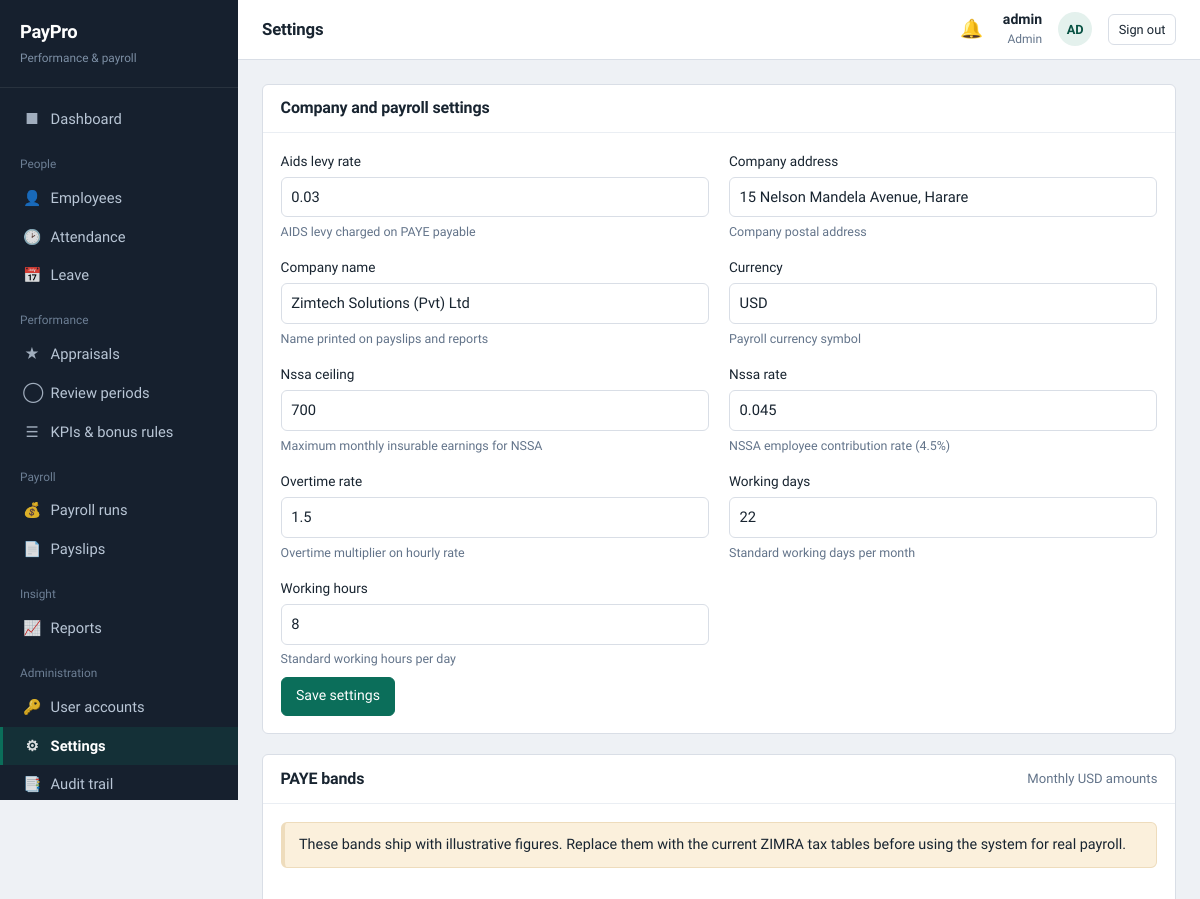
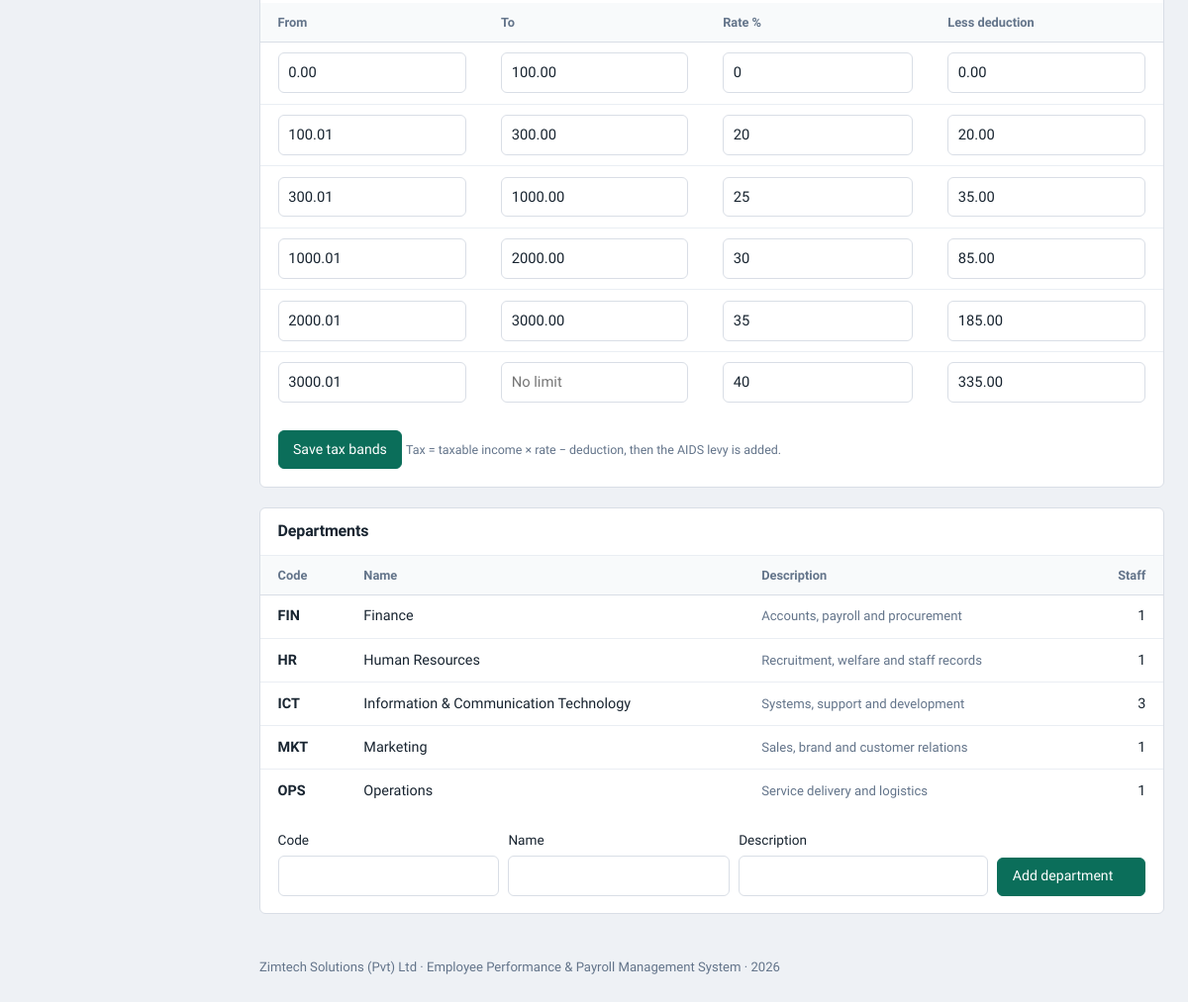
The page /modules/admin/settings.php (signed in) on the database its author committed (2 pictures, top to bottom).
### tables this page shows
CREATE TABLE settings (
  setting_key   VARCHAR(50) PRIMARY KEY,
  setting_value VARCHAR(150) NOT NULL,
  description   VARCHAR(200)
);

CREATE TABLE tax_bands (
  band_id     INT AUTO_INCREMENT PRIMARY KEY,
  min_amount  DECIMAL(12,2) NOT NULL,
  max_amount  DECIMAL(12,2) NULL,         
  rate        DECIMAL(5,4) NOT NULL,      
  deduction   DECIMAL(12,2) NOT NULL DEFAULT 0,
  currency    VARCHAR(5) DEFAULT 'USD'
);

CREATE TABLE departments (
  department_id INT AUTO_INCREMENT PRIMARY KEY,
  dept_code     VARCHAR(10) NOT NULL UNIQUE,
  dept_name     VARCHAR(80) NOT NULL,
  description   VARCHAR(200)
);

### includes/functions.php (called while the page is built, shortened)
<?php
function e($value): string {
    return htmlspecialchars((string)$value, ENT_QUOTES, 'UTF-8');
}
function setting(string $key, $default = null) {
    global $pdo;
    static $cache = null;
    if ($cache === null) {
        $cache = [];
        foreach ($pdo->query('SELECT setting_key, setting_value FROM settings') as $row) {
            $cache[$row['setting_key']] = $row['setting_value'];
        }
    }
    return $cache[$key] ?? $default;
}

### modules/admin/settings.php (the view, shortened to what this page needs)
<?php
require_once dirname(__DIR__, 2) . '/config/config.php';
$settings    = $pdo->query('SELECT * FROM settings ORDER BY setting_key')->fetchAll();
$bands       = $pdo->query('SELECT * FROM tax_bands ORDER BY min_amount')->fetchAll();
$departments = $pdo->query(
    "SELECT d.*, COUNT(e.employee_id) AS staff FROM departments d
     LEFT JOIN employees e ON e.department_id = d.department_id AND e.status = 'Active'
     GROUP BY d.department_id ORDER BY d.dept_name"
)->fetchAll();
include APP_ROOT . '/includes/header.php';
?>
<section class="panel">
  <div class="panel-head"><h2>Company and payroll settings</h2></div>
  <form method="post" class="panel-body">
    <div class="form-grid">
      <?php foreach ($settings as $s): ?>
        <div class="field">
          <label for="s_<?= e($s['setting_key']) ?>"><?= e(ucfirst(str_replace('_', ' ', $s['setting_key']))) ?></label>
          <input type="text" id="s_<?= e($s['setting_key']) ?>" name="s[<?= e($s['setting_key']) ?>]" value="<?= e($s['setting_value']) ?>">
          <span class="hint"><?= e($s['description']) ?></span>
        </div>
      <?php endforeach; ?>
    </div>
    <div class="form-actions"><button class="btn">Save settings</button></div>
  </form>
</section>
<section class="panel">
  <div class="panel-head"><h2>PAYE bands</h2>
    <span class="small muted">Monthly <?= e(setting('currency','USD')) ?> amounts</span>
  </div>
  <div class="panel-body">
    <div class="alert warning" style="margin:0 0 1rem">
      These bands ship with illustrative figures. Replace them with the current ZIMRA tax tables
      before using the system for real payroll.
    </div>
  </div>
  <form method="post">
    <div class="table-wrap">
      <table class="data">
        <thead><tr><th>From</th><th>To</th><th>Rate %</th><th>Less deduction</th></tr></thead>
        <tbody>
        <?php foreach ($bands as $b): ?>
          <tr>
            <td><input type="number" step="0.01" name="b[<?= $b['band_id'] ?>][min_amount]" value="<?= e($b['min_amount']) ?>"></td>
            <td><input type="number" step="0.01" name="b[<?= $b['band_id'] ?>][max_amount]" value="<?= $b['max_amount'] === null ? '' : e($b['max_amount']) ?>" placeholder="No limit"></td>
            <td><input type="number" step="0.01" name="b[<?= $b['band_id'] ?>][rate]" value="<?= e($b['rate'] * 100) ?>"></td>
            <td><input type="number" step="0.01" name="b[<?= $b['band_id'] ?>][deduction]" value="<?= e($b['deduction']) ?>"></td>
          </tr>
        <?php endforeach; ?>
        </tbody>
      </table>
    </div>
    <div class="panel-body"><button class="btn">Save tax bands</button>
      <span class="hint">Tax = taxable income &times; rate &minus; deduction, then the AIDS levy is added.</span>
    </div>
  </form>
</section>
<section class="panel">
  <div class="panel-head"><h2>Departments</h2></div>
  <div class="table-wrap">
    <table class="data">
      <thead><tr><th>Code</th><th>Name</th><th>Description</th><th class="num">Staff</th></tr></thead>
      <tbody>
      <?php foreach ($departments as $d): ?>
        <tr>
          <td class="strong"><?= e($d['dept_code']) ?></td>
          <td><?= e($d['dept_name']) ?></td>
          <td class="small muted"><?= e($d['description']) ?></td>
          <td class="num"><?= (int)$d['staff'] ?></td>
        </tr>
      <?php endforeach; ?>
      </tbody>
    </table>
  </div>
  <form method="post" class="panel-body">
    <div class="filters">
      <div class="field"><label for="dept_code">Code</label><input type="text" id="dept_code" name="dept_code" maxlength="10" required></div>
      <div class="field"><label for="dept_name">Name</label><input type="text" id="dept_name" name="dept_name" required></div>
      <div class="field" style="flex:1"><label for="description">Description</label><input type="text" id="description" name="description"></div>
      <div class="field"><label>&nbsp;</label><button class="btn">Add department</button></div>
    </div>
  </form>
</section>
<?php include APP_ROOT . '/includes/footer.php'; ?>

### assets/css/style.css (style rules this page uses)
:root { --ink: #16202e; --ink-soft: #1f2d3f; --paper: #eef1f5; --surface: #ffffff; --line: #d9dee6; --line-soft: #eaeef3; --text: #182430; --muted: #63748a; --brand: #0b6e5a; --brand-dark: #085243; --brand-tint: #e4f1ed; --gold: #a86b12; --gold-tint: #fbf0dc; --red: #a92a20; --red-tint: #fbe7e5; --blue: #23557f; --blue-tint: #e3edf6; --radius: 6px; --sidebar-w: 238px; }
* { box-sizing: border-box; }
html { -webkit-text-size-adjust: 100%; }
body { margin: 0; font-family: 'Public Sans', -apple-system, 'Segoe UI', Roboto, Helvetica, Arial, sans-serif; font-size: 15px; line-height: 1.55; color: var(--text); background: var(--paper); }
h1, h2, h3, h4 { margin: 0 0 .5rem; line-height: 1.25; font-weight: 600; letter-spacing: -0.01em; }
h2 { font-size: 1.15rem; }
.panel { background: var(--surface); border: 1px solid var(--line); border-radius: var(--radius); margin-bottom: 1.25rem; }
.panel-head { display: flex; align-items: center; gap: .75rem; padding: .85rem 1.1rem; border-bottom: 1px solid var(--line-soft); }
.panel-head h2 { margin: 0; font-size: 1rem; }
.panel-body { padding: 1.1rem; }
.table-wrap { overflow-x: auto; }
table.data { width: 100%; border-collapse: collapse; font-size: .9rem; }
table.data th { text-align: left; font-weight: 600; color: var(--muted); font-size: .8rem; padding: .6rem 1.1rem; border-bottom: 1px solid var(--line); white-space: nowrap; background: #f8fafb; }
table.data td { padding: .65rem 1.1rem; border-bottom: 1px solid var(--line-soft); vertical-align: middle; }
table.data tr:last-child td { border-bottom: 0; }
table.data .num { text-align: right; font-variant-numeric: tabular-nums; white-space: nowrap; }
table.data .strong { font-weight: 600; }
.form-grid { display: grid; grid-template-columns: repeat(2, minmax(0,1fr)); gap: 1rem 1.25rem; }
.field { display: flex; flex-direction: column; gap: .3rem; }
label { font-size: .85rem; font-weight: 500; }
.hint { font-size: .78rem; color: var(--muted); }
input[type=text], input[type=email], input[type=password], input[type=date], input[type=time], input[type=number], input[type=search], select, textarea { font: inherit; font-size: .92rem; padding: .5rem .6rem; border: 1px solid var(--line); border-radius: var(--radius); background: var(--surface); color: var(--text); width: 100%; }
.form-actions { display: flex; gap: .6rem; align-items: center; padding-top: .5rem; }
.filters { display: flex; flex-wrap: wrap; gap: .6rem; align-items: flex-end; }
.filters .field { min-width: 150px; }
.btn { display: inline-flex; align-items: center; gap: .4rem; font: inherit; font-size: .88rem; font-weight: 500; padding: .48rem .9rem; border-radius: var(--radius); border: 1px solid var(--brand); background: var(--brand); color: #fff; cursor: pointer; text-decoration: none; white-space: nowrap; }
.alert { border: 1px solid var(--line); border-left: 4px solid var(--muted); background: var(--surface); border-radius: var(--radius); padding: .7rem .9rem; margin-bottom: 1rem; font-size: .9rem; }
.alert.warning { border-left-color: var(--gold); background: var(--gold-tint); border-color: #eedcbc; }
.muted { color: var(--muted); }
.small { font-size: .82rem; }

### rows shown on the page
settings: setting_key "Aids levy rate", setting_value "0.03", description "AIDS levy charged on PAYE payable"
settings: setting_key "Company address", setting_value "15 Nelson Mandela Avenue, Harare", description "Company postal address"
settings: setting_key "Company name", setting_value "Zimtech Solutions (Pvt) Ltd", description "Name printed on payslips and reports"
settings: setting_key "Currency", setting_value "USD", description "Payroll currency symbol"
settings: setting_key "Nssa ceiling", setting_value "700", description "Maximum monthly insurable earnings for NSSA"
settings: setting_key "Nssa rate", setting_value "0.045", description "NSSA employee contribution rate (4.5%)"
settings: setting_key "Overtime rate", setting_value "1.5", description "Overtime multiplier on hourly rate"
settings: setting_key "Working days", setting_value "22", description "Standard working days per month"
settings: setting_key "Working hours", setting_value "8", description "Standard working hours per day"
tax_bands: min_amount "0.00", max_amount "100.00", rate "0", deduction "0.00"
tax_bands: min_amount "100.01", max_amount "300.00", rate "20", deduction "20.00"
tax_bands: min_amount "300.01", max_amount "1000.00", rate "25", deduction "35.00"
tax_bands: min_amount "1000.01", max_amount "2000.00", rate "30", deduction "85.00"
tax_bands: min_amount "2000.01", max_amount "3000.00", rate "35", deduction "185.00"
tax_bands: min_amount "3000.01", rate "40", deduction "335.00"
departments: dept_code "FIN", dept_name "Finance", description "Accounts, payroll and procurement", staff "1"
departments: dept_code "HR", dept_name "Human Resources", description "Recruitment, welfare and staff records", staff "1"
departments: dept_code "ICT", dept_name "Information & Communication Technology", description "Systems, support and development", staff "3"
departments: dept_code "MKT", dept_name "Marketing", description "Sales, brand and customer relations", staff "1"
departments: dept_code "OPS", dept_name "Operations", description "Service delivery and logistics", staff "1"

### other values the page prints
APP_NAME "PayPro"
$pageTitle "Settings"
$u['full_name'] "admin"
$u['role_name'] "Admin"
$initials "AD"
setting('currency','USD') "USD"
setting('company_name', 'Company') "Zimtech Solutions (Pvt) Ltd"
APP_LONG_NAME "Employee Performance & Payroll Management System"
